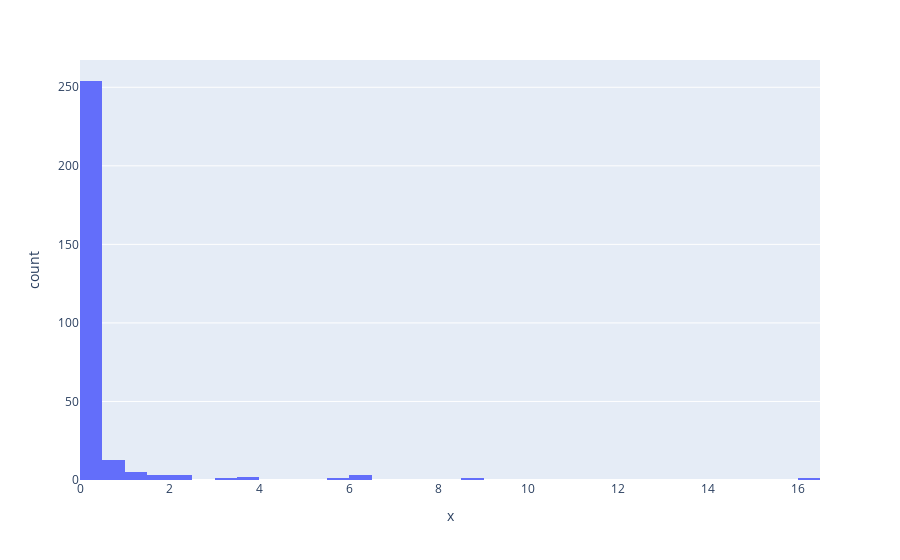

Notebook code for this chart:
### Code cell
x_val = viz_df['prices'].str.get('usd').astype('float') 
fig = px.histogram(x=x_val) 
fig.show()

### Figure 1 — Plotly figure (JSON) as saved in the notebook; plotly's stock layout.template omitted (floating-point values rounded to 4 significant figures; data arrays with more than 128 entries replaced by an {"elided": "..."} marker saying what was removed)
{"data": [{"bingroup": "x", "hovertemplate": "x=%{x}<br>count=%{y}<extra></extra>", "legendgroup": "", "marker": {"color": "#636efa", "pattern": {"shape": ""}}, "name": "", "orientation": "v", "showlegend": false, "type": "histogram", "x": {"elided": "289 float values"}, "xaxis": "x", "yaxis": "y"}], "layout": {"barmode": "relative", "legend": {"tracegroupgap": 0}, "margin": {"t": 60}, "xaxis": {"anchor": "y", "domain": [0, 1], "title": {"text": "x"}}, "yaxis": {"anchor": "x", "domain": [0, 1], "title": {"text": "count"}}}}
